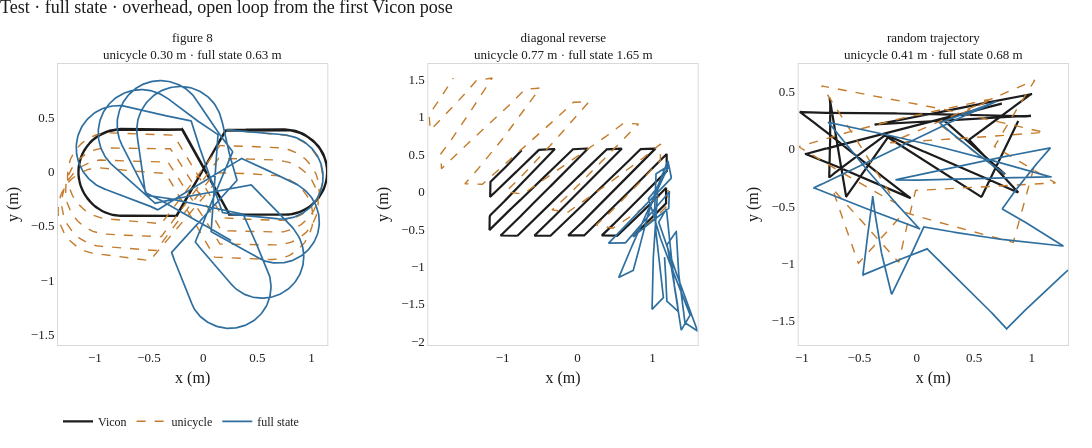

Source (notebook cell):
### Markdown cell above
Held-out test overhead, full state. Vicon is ground truth. Dashed unicycle is the command executed exactly. Solid is the learned leftover on $(x,y,\theta,\nu,u)$.

### Code cell
plot_dynamics_rollouts(
    test_logs,
    [("full state", fitted["dynamics_fullstate"][0], COLORS["fullstate"])],
    set_label="Test · full state",
)

### Figure 1 — Plotly figure (JSON) as saved in the notebook; plotly's stock layout.template omitted (floating-point values rounded to 4 significant figures; data arrays with more than 128 entries replaced by an {"elided": "..."} marker saying what was removed)
{"data": [{"hovertemplate": "%{x:.3f}, %{y:.3f}<extra>Vicon</extra>", "legendgroup": "Vicon", "line": {"color": "#1c1c1c", "width": 2.2}, "mode": "lines", "name": "Vicon", "showlegend": true, "type": "scatter", "x": {"elided": "2324 float values"}, "xaxis": "x", "y": {"elided": "2324 float values"}, "yaxis": "y"}, {"hovertemplate": "%{x:.3f}, %{y:.3f}<extra>unicycle</extra>", "legendgroup": "unicycle", "line": {"color": "#c47b2b", "dash": "dash", "width": 1.4}, "mode": "lines", "name": "unicycle", "showlegend": true, "type": "scatter", "x": {"elided": "2324 float values"}, "xaxis": "x", "y": {"elided": "2324 float values"}, "yaxis": "y"}, {"hovertemplate": "%{x:.3f}, %{y:.3f}<extra>full state</extra>", "legendgroup": "full state", "line": {"color": "#2f6f9f", "width": 1.7}, "mode": "lines", "name": "full state", "showlegend": true, "type": "scatter", "x": {"elided": "2324 float values"}, "xaxis": "x", "y": {"elided": "2324 float values"}, "yaxis": "y"}, {"hovertemplate": "%{x:.3f}, %{y:.3f}<extra>Vicon</extra>", "legendgroup": "Vicon", "line": {"color": "#1c1c1c", "width": 2.2}, "mode": "lines", "name": "Vicon", "showlegend": false, "type": "scatter", "x": {"elided": "1971 float values"}, "xaxis": "x2", "y": {"elided": "1971 float values"}, "yaxis": "y2"}, {"hovertemplate": "%{x:.3f}, %{y:.3f}<extra>unicycle</extra>", "legendgroup": "unicycle", "line": {"color": "#c47b2b", "dash": "dash", "width": 1.4}, "mode": "lines", "name": "unicycle", "showlegend": false, "type": "scatter", "x": {"elided": "1971 float values"}, "xaxis": "x2", "y": {"elided": "1971 float values"}, "yaxis": "y2"}, {"hovertemplate": "%{x:.3f}, %{y:.3f}<extra>full state</extra>", "legendgroup": "full state", "line": {"color": "#2f6f9f", "width": 1.7}, "mode": "lines", "name": "full state", "showlegend": false, "type": "scatter", "x": {"elided": "1971 float values"}, "xaxis": "x2", "y": {"elided": "1971 float values"}, "yaxis": "y2"}, {"hovertemplate": "%{x:.3f}, %{y:.3f}<extra>Vicon</extra>", "legendgroup": "Vicon", "line": {"color": "#1c1c1c", "width": 2.2}, "mode": "lines", "name": "Vicon", "showlegend": false, "type": "scatter", "x": {"elided": "1697 float values"}, "xaxis": "x3", "y": {"elided": "1697 float values"}, "yaxis": "y3"}, {"hovertemplate": "%{x:.3f}, %{y:.3f}<extra>unicycle</extra>", "legendgroup": "unicycle", "line": {"color": "#c47b2b", "dash": "dash", "width": 1.4}, "mode": "lines", "name": "unicycle", "showlegend": false, "type": "scatter", "x": {"elided": "1697 float values"}, "xaxis": "x3", "y": {"elided": "1697 float values"}, "yaxis": "y3"}, {"hovertemplate": "%{x:.3f}, %{y:.3f}<extra>full state</extra>", "legendgroup": "full state", "line": {"color": "#2f6f9f", "width": 1.7}, "mode": "lines", "name": "full state", "showlegend": false, "type": "scatter", "x": {"elided": "1697 float values"}, "xaxis": "x3", "y": {"elided": "1697 float values"}, "yaxis": "y3"}], "layout": {"annotations": [{"font": {"color": "#1c1c1c", "size": 13}, "showarrow": false, "text": "figure 8<br>unicycle 0.30 m · full state 0.63 m", "x": 0.1333, "xanchor": "center", "xref": "paper", "y": 1, "yanchor": "bottom", "yref": "paper"}, {"font": {"color": "#1c1c1c", "size": 13}, "showarrow": false, "text": "diagonal reverse<br>unicycle 0.77 m · full state 1.65 m", "x": 0.5, "xanchor": "center", "xref": "paper", "y": 1, "yanchor": "bottom", "yref": "paper"}, {"font": {"color": "#1c1c1c", "size": 13}, "showarrow": false, "text": "random trajectory<br>unicycle 0.41 m · full state 0.68 m", "x": 0.8667, "xanchor": "center", "xref": "paper", "y": 1, "yanchor": "bottom", "yref": "paper"}], "font": {"color": "#1c1c1c", "family": "Inter, Source Sans 3, sans-serif", "size": 13}, "height": 448, "legend": {"font": {"size": 12}, "orientation": "h", "x": 0, "y": -0.22, "yanchor": "top"}, "margin": {"b": 100, "l": 48, "r": 24, "t": 64}, "paper_bgcolor": "white", "plot_bgcolor": "white", "title": {"text": "Test · full state · overhead, open loop from the first Vicon pose", "x": 0, "xanchor": "left", "xref": "container", "y": 1, "yanchor": "top", "yref": "container"}, "width": 1380, "xaxis": {"anchor": "y", "domain": [0, 0.2667], "linecolor": "#d9d9d9", "mirror": true, "showgrid": false, "title": {"standoff": 8, "text": "x (m)"}, "zeroline": false}, "xaxis2": {"anchor": "y2", "domain": [0.3667, 0.6333], "linecolor": "#d9d9d9", "mirror": true, "showgrid": false, "title": {"standoff": 8, "text": "x (m)"}, "zeroline": false}, "xaxis3": {"anchor": "y3", "domain": [0.7333, 1], "linecolor": "#d9d9d9", "mirror": true, "showgrid": false, "title": {"standoff": 8, "text": "x (m)"}, "zeroline": false}, "yaxis": {"anchor": "x", "domain": [0, 1], "linecolor": "#d9d9d9", "mirror": true, "scaleanchor": "x", "scaleratio": 1, "showgrid": false, "title": {"standoff": 8, "text": "y (m)"}, "zeroline": false}, "yaxis2": {"anchor": "x2", "domain": [0, 1], "linecolor": "#d9d9d9", "mirror": true, "scaleanchor": "x2", "scaleratio": 1, "showgrid": false, "title": {"standoff": 8, "text": "y (m)"}, "zeroline": false}, "yaxis3": {"anchor": "x3", "domain": [0, 1], "linecolor": "#d9d9d9", "mirror": true, "scaleanchor": "x3", "scaleratio": 1, "showgrid": false, "title": {"standoff": 8, "text": "y (m)"}, "zeroline": false}}}
